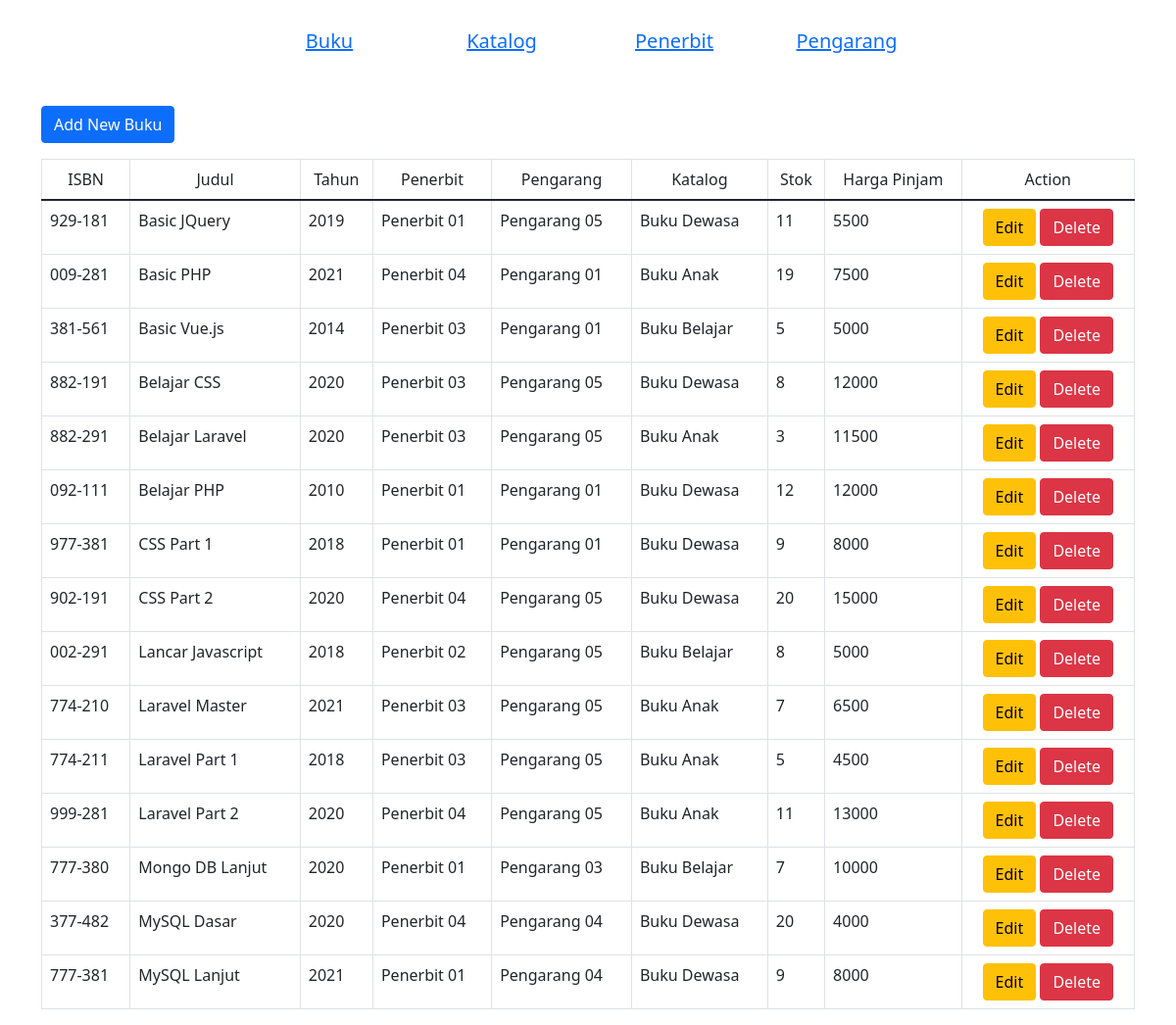
The page / on the database its author committed.
### tables this page shows
CREATE TABLE `buku` (
  `isbn` varchar(25) NOT NULL,
  `judul` varchar(255) DEFAULT NULL,
  `tahun` int(11) DEFAULT NULL,
  `id_penerbit` varchar(8) DEFAULT NULL,
  `id_pengarang` varchar(8) DEFAULT NULL,
  `id_katalog` varchar(3) DEFAULT NULL,
  `qty_stok` int(11) DEFAULT 0,
  `harga_pinjam` int(11) NOT NULL
);

CREATE TABLE `penerbit` (
  `id_penerbit` varchar(8) NOT NULL,
  `nama_penerbit` varchar(255) DEFAULT NULL,
  `email` varchar(50) DEFAULT NULL,
  `telp` varchar(12) DEFAULT NULL,
  `alamat` varchar(255) DEFAULT NULL
);

CREATE TABLE `pengarang` (
  `id_pengarang` varchar(8) NOT NULL,
  `nama_pengarang` varchar(255) DEFAULT NULL,
  `email` varchar(50) DEFAULT NULL,
  `telp` varchar(12) DEFAULT NULL,
  `alamat` varchar(255) DEFAULT NULL
);

CREATE TABLE `katalog` (
  `id_katalog` varchar(3) NOT NULL,
  `nama` varchar(255) DEFAULT NULL
);

### index.php (the view, shortened to what this page needs)
<!DOCTYPE html>
<html lang="en">
<head>
    <link href="https://cdn.jsdelivr.net/npm/bootstrap@5.1.3/dist/css/bootstrap.min.css" rel="stylesheet">
</head>
<body>
    <?php
        include_once("connect.php");
        $books = mysqli_query($mysqli, "SELECT buku. *, katalog.nama AS nama_katalog, nama_penerbit, nama_pengarang FROM buku
        LEFT JOIN katalog ON katalog.id_katalog = buku.id_katalog
        LEFT JOIN penerbit ON penerbit.id_penerbit = buku.id_penerbit
        LEFT JOIN pengarang ON pengarang.id_pengarang = buku.id_pengarang
        ORDER BY judul ASC");
    ?>
    <div class="container">
        <div class="row" style="margin: 30px;">
            <div class="col-md-2"></div>
            <div class="col-md-2 text-center">
                <h5><a href="index.php">Buku</a></h5>
            </div>
            <div class="col-md-2 text-center">
                <h5><a href="katalog.php">Katalog</a></h5>
            </div>
            <div class="col-md-2 text-center">
                <h5><a href="penerbit.php">Penerbit</a></h5>
            </div>
            <div class="col-md-2 text-center">
                <h5><a href="pengarang.php">Pengarang</a></h5>
            </div>
        </div>
        <div class="row">
            <div class="col-md-12">
                <a href="add.php" class="btn btn-primary my-3">Add New Buku</a>
            </div>
        </div>
        <div class="row">
            <div class="col-md-12">
            <table class="table table-bordered">
               <thead>
               <tr>
                    <td class="text-center">ISBN</td>
                    <td class="text-center">Judul</td>
                    <td class="text-center">Tahun</td>
                    <td class="text-center">Penerbit</td>
                    <td class="text-center">Pengarang</td>
                    <td class="text-center">Katalog</td>
                    <td class="text-center">Stok</td>
                    <td class="text-center">Harga Pinjam</td>
                    <td class="text-center">Action</td>
                </tr>
               </thead>
               <tbody>
                   <?php
                        while($book = mysqli_fetch_array($books)){
                            echo"
                            <tr>
                                <td>".$book['isbn']."</td>
                                <td>".$book['judul']."</td>
                                <td>".$book['tahun']."</td>
                                <td>".$book['nama_penerbit']."</td>
                                <td>".$book['nama_pengarang']."</td>
                                <td>".$book['nama_katalog']."</td>
                                <td>".$book['qty_stok']."</td>
                                <td>".$book['harga_pinjam']."</td>
                                <td class='text-center'>
                                    <a href='edit.php?isbn=".$book['isbn']."' class='btn btn-warning'>Edit</a>
                                    <a href='#' class='btn btn-danger' onclick='confirmation(`".$book['isbn']."`)'>Delete</a>
                                </td>
                            </tr>
                            ";
                        }
                   ?>
               </tbody>
            </table>
            </div>
        </div>
    </div>
</body>
</html>

### rows shown on the page
buku: isbn "929-181", judul "Basic JQuery", tahun "2019", id_penerbit.nama_penerbit "Penerbit 01", id_pengarang.nama_pengarang "Pengarang 05", id_katalog.nama "Buku Dewasa", qty_stok "11", harga_pinjam "5500"
buku: isbn "009-281", judul "Basic PHP", tahun "2021", id_penerbit.nama_penerbit "Penerbit 04", id_pengarang.nama_pengarang "Pengarang 01", id_katalog.nama "Buku Anak", qty_stok "19", harga_pinjam "7500"
buku: isbn "381-561", judul "Basic Vue.js", tahun "2014", id_penerbit.nama_penerbit "Penerbit 03", id_pengarang.nama_pengarang "Pengarang 01", id_katalog.nama "Buku Belajar", qty_stok "5", harga_pinjam "5000"
buku: isbn "882-191", judul "Belajar CSS", tahun "2020", id_penerbit.nama_penerbit "Penerbit 03", id_pengarang.nama_pengarang "Pengarang 05", id_katalog.nama "Buku Dewasa", qty_stok "8", harga_pinjam "12000"
buku: isbn "882-291", judul "Belajar Laravel", tahun "2020", id_penerbit.nama_penerbit "Penerbit 03", id_pengarang.nama_pengarang "Pengarang 05", id_katalog.nama "Buku Anak", qty_stok "3", harga_pinjam "11500"
buku: isbn "092-111", judul "Belajar PHP", tahun "2010", id_penerbit.nama_penerbit "Penerbit 01", id_pengarang.nama_pengarang "Pengarang 01", id_katalog.nama "Buku Dewasa", qty_stok "12", harga_pinjam "12000"
buku: isbn "977-381", judul "CSS Part 1", tahun "2018", id_penerbit.nama_penerbit "Penerbit 01", id_pengarang.nama_pengarang "Pengarang 01", id_katalog.nama "Buku Dewasa", qty_stok "9", harga_pinjam "8000"
buku: isbn "902-191", judul "CSS Part 2", tahun "2020", id_penerbit.nama_penerbit "Penerbit 04", id_pengarang.nama_pengarang "Pengarang 05", id_katalog.nama "Buku Dewasa", qty_stok "20", harga_pinjam "15000"
buku: isbn "002-291", judul "Lancar Javascript", tahun "2018", id_penerbit.nama_penerbit "Penerbit 02", id_pengarang.nama_pengarang "Pengarang 05", id_katalog.nama "Buku Belajar", qty_stok "8", harga_pinjam "5000"
buku: isbn "774-210", judul "Laravel Master", tahun "2021", id_penerbit.nama_penerbit "Penerbit 03", id_pengarang.nama_pengarang "Pengarang 05", id_katalog.nama "Buku Anak", qty_stok "7", harga_pinjam "6500"
buku: isbn "774-211", judul "Laravel Part 1", tahun "2018", id_penerbit.nama_penerbit "Penerbit 03", id_pengarang.nama_pengarang "Pengarang 05", id_katalog.nama "Buku Anak", qty_stok "5", harga_pinjam "4500"
buku: isbn "999-281", judul "Laravel Part 2", tahun "2020", id_penerbit.nama_penerbit "Penerbit 04", id_pengarang.nama_pengarang "Pengarang 05", id_katalog.nama "Buku Anak", qty_stok "11", harga_pinjam "13000"
buku: isbn "777-380", judul "Mongo DB Lanjut", tahun "2020", id_penerbit.nama_penerbit "Penerbit 01", id_pengarang.nama_pengarang "Pengarang 03", id_katalog.nama "Buku Belajar", qty_stok "7", harga_pinjam "10000"
buku: isbn "377-482", judul "MySQL Dasar", tahun "2020", id_penerbit.nama_penerbit "Penerbit 04", id_pengarang.nama_pengarang "Pengarang 04", id_katalog.nama "Buku Dewasa", qty_stok "20", harga_pinjam "4000"
buku: isbn "777-381", judul "MySQL Lanjut", tahun "2021", id_penerbit.nama_penerbit "Penerbit 01", id_pengarang.nama_pengarang "Pengarang 04", id_katalog.nama "Buku Dewasa", qty_stok "9", harga_pinjam "8000"
